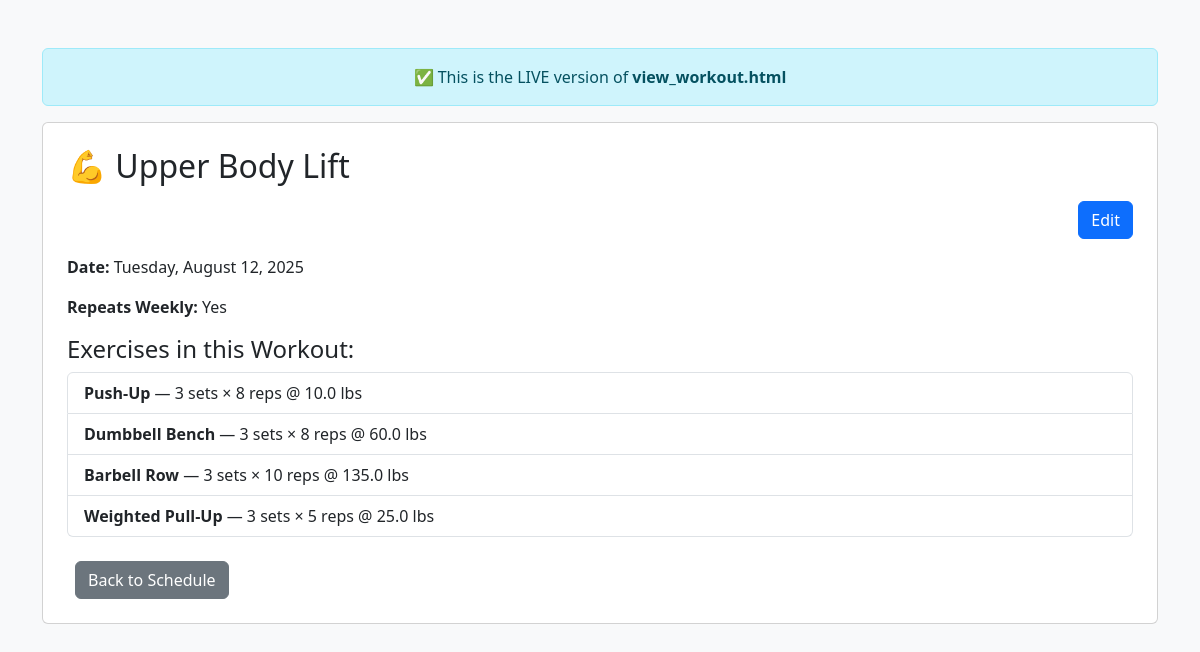
The app's page /view/4 with its own data.
### models.py (models this page shows, shortened)
class Workout(db.Model):
    id = db.Column(db.Integer, primary_key=True)
    name = db.Column(db.String(100), nullable=False)
    date = db.Column(db.Date, nullable=False)
    day_of_week = db.Column(db.String(10))
    repeat_weekly = db.Column(db.Boolean, default=False)
    date_created = db.Column(db.DateTime, default=lambda: datetime.now(timezone.utc))

class WorkoutExercise(db.Model):
    id = db.Column(db.Integer, primary_key=True)
    workout_id = db.Column(db.Integer, db.ForeignKey('workout.id'), nullable=False)
    exercise_id = db.Column(db.Integer, db.ForeignKey('exercise.id'), nullable=False)
    set_number = db.Column(db.Integer)
    reps = db.Column(db.Integer)
    weight_used = db.Column(db.Float)
    order = db.Column(db.Integer)  # for UI reordering (optional)
    exercise = db.relationship('Exercise')  # so you can do .exercise.name

class Exercise(db.Model):
    __tablename__ = 'exercise'
    id = db.Column(db.Integer, primary_key=True)
    name = db.Column(db.String(100), nullable=False, unique=True)
    instructions = db.Column(db.Text, nullable=True)
    video_url = db.Column(db.String(255), nullable=True)
    primary_muscle = db.Column(db.String(100), nullable=False)
    secondary_muscles = db.Column(db.String(255), nullable=True)   # comma-separated
    stabilizers = db.Column(db.String(255), nullable=True)         # comma-separated

### app.py (the view)
@app.route("/view/<int:workout_id>")
def view_workout(workout_id: int):
    workout = Workout.query.get_or_404(workout_id)
    workout_exercises = (
        db.session.query(WorkoutExercise)
        .filter_by(workout_id=workout.id)
        .join(Exercise)
        .all()
    )
    print(f"📋 Found {len(workout_exercises)} exercises for Workout ID {workout.id}")
    all_exercises = Exercise.query.all()
    return render_template(
        "view_workout.html",
        workout=workout,
        workout_exercises=workout_exercises,
        all_exercises=all_exercises,
    )

### templates/view_workout.html (shortened to what this page needs)
<!DOCTYPE html>
<html>
<head>
    <link href="https://cdn.jsdelivr.net/npm/bootstrap@5.3.0/dist/css/bootstrap.min.css" rel="stylesheet">
</head>
<body class="bg-light">
<div class="container py-5">
    <div class="alert alert-info text-center">
        ✅ This is the LIVE version of <strong>view_workout.html</strong>
    </div>
    <div class="card p-4">
        <h2 class="mb-3">💪 {{ workout.name }}</h2>
        <div class="text-end mb-3">
            <button id="editBtn" class="btn btn-primary">Edit</button>
        </div>
        <p><strong>Date:</strong> {{ workout.date.strftime('%A, %B %d, %Y') }}</p>
        <p><strong>Repeats Weekly:</strong> {{ 'Yes' if workout.repeat_weekly else 'No' }}</p>
        <div id="exerciseList">
            <h4>Exercises in this Workout:</h4>
            <ul class="list-group">
                {% for we in workout_exercises %}
                <li class="list-group-item">
                    <strong>{{ we.exercise.name }}</strong>
                    {% if we.set_number and we.reps and we.weight_used %}
                        — {{ we.set_number }} sets × {{ we.reps }} reps @ {{ we.weight_used }} lbs
                    {% endif %}
                </li>
                {% endfor %}
            </ul>
        </div>
        <div class="mt-4">
            <a href="{{ url_for('schedule') }}" class="btn btn-secondary ms-2">Back to Schedule</a>
        </div>
    </div>
</div>
</body>
</html>

### records on screen
Workout: name "Upper Body Lift", date "Tuesday, August 12, 2025", repeat_weekly "Yes"
WorkoutExercise: exercise.name "Push-Up", set_number "3", reps "8", weight_used "10.0"
WorkoutExercise: exercise.name "Dumbbell Bench", set_number "3", reps "8", weight_used "60.0"
WorkoutExercise: exercise.name "Barbell Row", set_number "3", reps "10", weight_used "135.0"
WorkoutExercise: exercise.name "Weighted Pull-Up", set_number "3", reps "5", weight_used "25.0"
